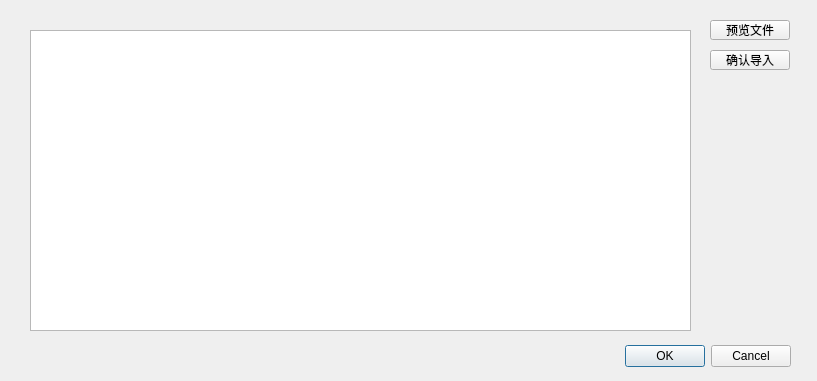
<?xml version="1.0" encoding="UTF-8"?>
<ui version="4.0">
 <class>importStudent</class>
 <widget class="QDialog" name="importStudent">
  <property name="geometry">
   <rect>
    <x>0</x>
    <y>0</y>
    <width>817</width>
    <height>381</height>
   </rect>
  </property>
  <property name="windowTitle">
   <string>Dialog</string>
  </property>
  <widget class="QDialogButtonBox" name="buttonBox">
   <property name="geometry">
    <rect>
     <x>450</x>
     <y>340</y>
     <width>341</width>
     <height>32</height>
    </rect>
   </property>
   <property name="orientation">
    <enum>Qt::Horizontal</enum>
   </property>
   <property name="standardButtons">
    <set>QDialogButtonBox::Cancel|QDialogButtonBox::Ok</set>
   </property>
  </widget>
  <widget class="QPushButton" name="pushButton">
   <property name="geometry">
    <rect>
     <x>710</x>
     <y>20</y>
     <width>80</width>
     <height>20</height>
    </rect>
   </property>
   <property name="text">
    <string>预览文件</string>
   </property>
  </widget>
  <widget class="QTableWidget" name="tableWidget">
   <property name="geometry">
    <rect>
     <x>30</x>
     <y>30</y>
     <width>661</width>
     <height>301</height>
    </rect>
   </property>
  </widget>
  <widget class="QPushButton" name="pushButton_2">
   <property name="geometry">
    <rect>
     <x>710</x>
     <y>50</y>
     <width>80</width>
     <height>20</height>
    </rect>
   </property>
   <property name="text">
    <string>确认导入</string>
   </property>
  </widget>
 </widget>
 <resources/>
 <connections>
  <connection>
   <sender>buttonBox</sender>
   <signal>accepted()</signal>
   <receiver>importStudent</receiver>
   <slot>accept()</slot>
   <hints>
    <hint type="sourcelabel">
     <x>248</x>
     <y>254</y>
    </hint>
    <hint type="destinationlabel">
     <x>157</x>
     <y>274</y>
    </hint>
   </hints>
  </connection>
  <connection>
   <sender>buttonBox</sender>
   <signal>rejected()</signal>
   <receiver>importStudent</receiver>
   <slot>reject()</slot>
   <hints>
    <hint type="sourcelabel">
     <x>316</x>
     <y>260</y>
    </hint>
    <hint type="destinationlabel">
     <x>286</x>
     <y>274</y>
    </hint>
   </hints>
  </connection>
 </connections>
</ui>
